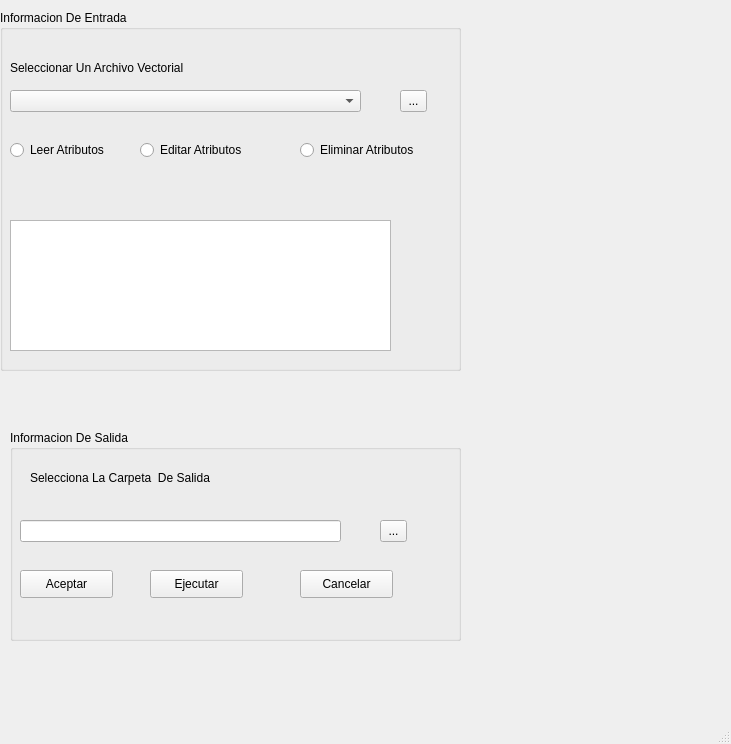
<?xml version="1.0" encoding="UTF-8"?>
<ui version="4.0">
 <class>MainWindow</class>
 <widget class="QMainWindow" name="MainWindow">
  <property name="geometry">
   <rect>
    <x>0</x>
    <y>0</y>
    <width>731</width>
    <height>744</height>
   </rect>
  </property>
  <property name="windowTitle">
   <string>Archivos Vector</string>
  </property>
  <widget class="QWidget" name="centralwidget">
   <widget class="QGroupBox" name="groupBox">
    <property name="geometry">
     <rect>
      <x>0</x>
      <y>10</y>
      <width>461</width>
      <height>361</height>
     </rect>
    </property>
    <property name="title">
     <string>Informacion De Entrada</string>
    </property>
    <widget class="QRadioButton" name="rdb1">
     <property name="geometry">
      <rect>
       <x>10</x>
       <y>130</y>
       <width>131</width>
       <height>20</height>
      </rect>
     </property>
     <property name="text">
      <string>Leer Atributos</string>
     </property>
    </widget>
    <widget class="QRadioButton" name="rdb2">
     <property name="geometry">
      <rect>
       <x>140</x>
       <y>130</y>
       <width>121</width>
       <height>20</height>
      </rect>
     </property>
     <property name="text">
      <string>Editar Atributos</string>
     </property>
    </widget>
    <widget class="QRadioButton" name="rdb3">
     <property name="geometry">
      <rect>
       <x>300</x>
       <y>130</y>
       <width>141</width>
       <height>20</height>
      </rect>
     </property>
     <property name="text">
      <string>Eliminar Atributos</string>
     </property>
    </widget>
    <widget class="QComboBox" name="cmb1">
     <property name="geometry">
      <rect>
       <x>10</x>
       <y>80</y>
       <width>351</width>
       <height>22</height>
      </rect>
     </property>
    </widget>
    <widget class="QLabel" name="lbl1">
     <property name="geometry">
      <rect>
       <x>10</x>
       <y>50</y>
       <width>271</width>
       <height>16</height>
      </rect>
     </property>
     <property name="text">
      <string>Seleccionar Un Archivo Vectorial</string>
     </property>
    </widget>
    <widget class="QToolButton" name="btn1">
     <property name="geometry">
      <rect>
       <x>400</x>
       <y>80</y>
       <width>27</width>
       <height>22</height>
      </rect>
     </property>
     <property name="text">
      <string>...</string>
     </property>
    </widget>
    <widget class="QTextEdit" name="tedt">
     <property name="geometry">
      <rect>
       <x>10</x>
       <y>210</y>
       <width>381</width>
       <height>131</height>
      </rect>
     </property>
    </widget>
   </widget>
   <widget class="QGroupBox" name="groupBox_2">
    <property name="geometry">
     <rect>
      <x>10</x>
      <y>430</y>
      <width>451</width>
      <height>211</height>
     </rect>
    </property>
    <property name="title">
     <string>Informacion De Salida</string>
    </property>
    <widget class="QLabel" name="lb2">
     <property name="geometry">
      <rect>
       <x>20</x>
       <y>40</y>
       <width>201</width>
       <height>16</height>
      </rect>
     </property>
     <property name="text">
      <string>Selecciona La Carpeta  De Salida</string>
     </property>
    </widget>
    <widget class="QToolButton" name="btn2">
     <property name="geometry">
      <rect>
       <x>370</x>
       <y>90</y>
       <width>27</width>
       <height>22</height>
      </rect>
     </property>
     <property name="text">
      <string>...</string>
     </property>
    </widget>
    <widget class="QPushButton" name="btn4">
     <property name="geometry">
      <rect>
       <x>140</x>
       <y>140</y>
       <width>93</width>
       <height>28</height>
      </rect>
     </property>
     <property name="text">
      <string>Ejecutar</string>
     </property>
    </widget>
    <widget class="QPushButton" name="btn3">
     <property name="geometry">
      <rect>
       <x>10</x>
       <y>140</y>
       <width>93</width>
       <height>28</height>
      </rect>
     </property>
     <property name="text">
      <string>Aceptar</string>
     </property>
    </widget>
    <widget class="QPushButton" name="btn5">
     <property name="geometry">
      <rect>
       <x>290</x>
       <y>140</y>
       <width>93</width>
       <height>28</height>
      </rect>
     </property>
     <property name="text">
      <string>Cancelar</string>
     </property>
    </widget>
    <widget class="QLineEdit" name="lineEdit">
     <property name="geometry">
      <rect>
       <x>10</x>
       <y>90</y>
       <width>321</width>
       <height>22</height>
      </rect>
     </property>
    </widget>
   </widget>
  </widget>
  <widget class="QMenuBar" name="menubar">
   <property name="geometry">
    <rect>
     <x>0</x>
     <y>0</y>
     <width>731</width>
     <height>26</height>
    </rect>
   </property>
  </widget>
  <widget class="QStatusBar" name="statusbar"/>
 </widget>
 <resources/>
 <connections/>
</ui>
